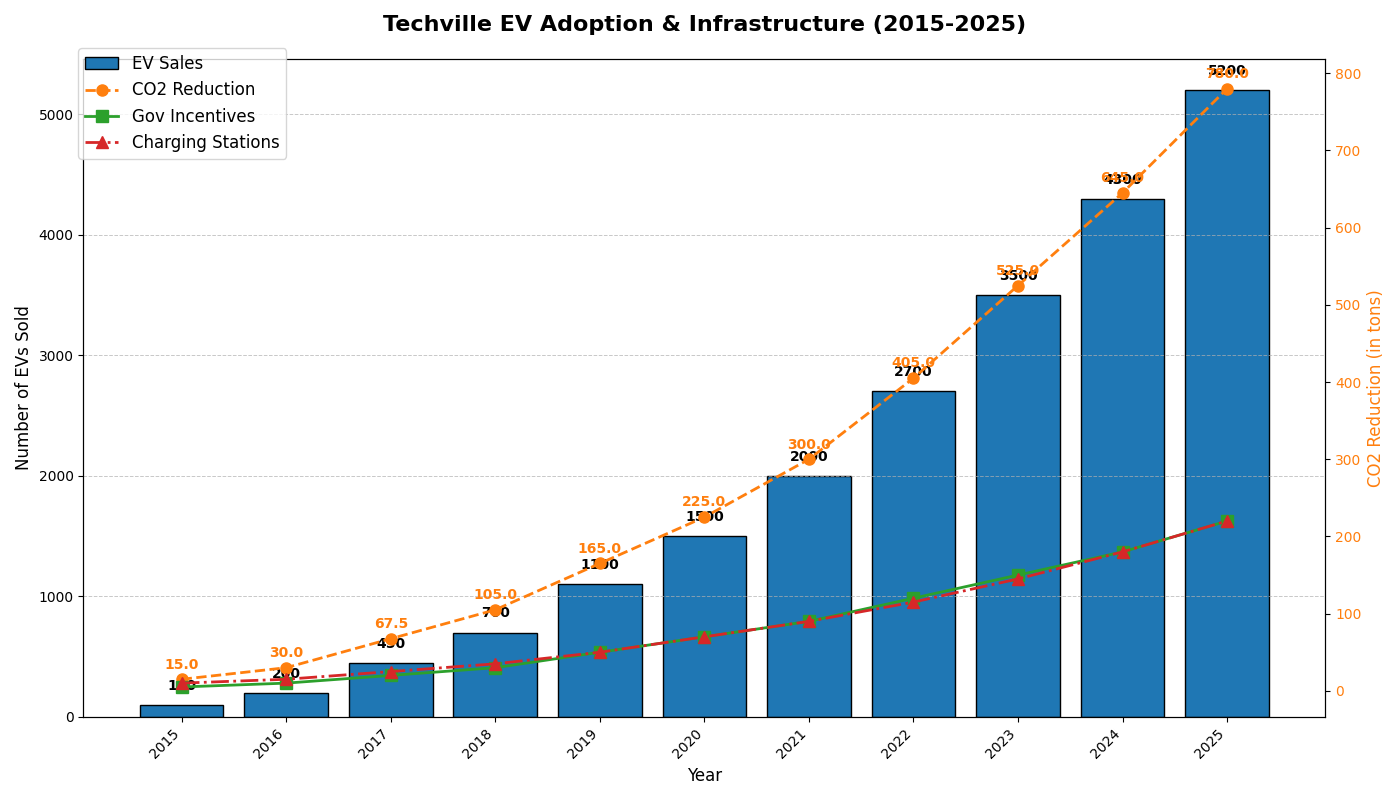

Generate this figure with Python:
import matplotlib.pyplot as plt
import numpy as np

# Original data
years = np.arange(2015, 2026)
ev_sales = [100, 200, 450, 700, 1100, 1500, 2000, 2700, 3500, 4300, 5200]
co2_reduction = np.array(ev_sales) * 0.15

# Additional data
gov_incentives = [5, 10, 20, 30, 50, 70, 90, 120, 150, 180, 220]
charging_stations = [10, 15, 25, 35, 50, 70, 90, 115, 145, 180, 220]

# Create figure and axes
fig, ax1 = plt.subplots(figsize=(14, 8))

# Plot bar chart for EV sales
bars = ax1.bar(years, ev_sales, color='#1F77B4', edgecolor='black')
ax1.set_xlabel('Year', fontsize=12)
ax1.set_ylabel('Number of EVs Sold', fontsize=12)
ax1.set_title('Techville EV Adoption & Infrastructure (2015-2025)', fontsize=16, fontweight='bold', pad=20)
ax1.set_xticks(years)
ax1.set_xticklabels(years, rotation=45, ha='right')
ax1.yaxis.grid(True, linestyle='--', linewidth=0.7, alpha=0.7)

# Annotating each bar with sales numbers
for bar in bars:
    yval = bar.get_height()
    ax1.text(bar.get_x() + bar.get_width() / 2, yval + 100, f'{yval}', ha='center', va='bottom', fontsize=10, fontweight='bold', color='black')

# Secondary y-axis for additional data
ax2 = ax1.twinx()
ax2.plot(years, co2_reduction, color='#FF7F0E', linestyle='--', marker='o', linewidth=2, markersize=8)
ax2.set_ylabel('CO2 Reduction (in tons)', fontsize=12, color='#FF7F0E')
ax2.tick_params(axis='y', labelcolor='#FF7F0E')

# Plotting Government Incentives
ax2.plot(years, gov_incentives, color='#2CA02C', linestyle='-', marker='s', linewidth=2, markersize=8, label='Gov Incentives (in millions)')

# Plotting Charging Stations Installed
ax2.plot(years, charging_stations, color='#D62728', linestyle='-.', marker='^', linewidth=2, markersize=8, label='Charging Stations')

# Annotating CO2 reduction
for i, reduction in enumerate(co2_reduction):
    ax2.text(years[i], reduction + 10, f'{reduction:.1f}', ha='center', va='bottom', fontsize=10, fontweight='bold', color='#FF7F0E')

# Adding legend
fig.legend(['EV Sales', 'CO2 Reduction', 'Gov Incentives', 'Charging Stations'], loc='upper left', bbox_to_anchor=(0.05, 0.95), fontsize=12)

# Tighter layout
plt.tight_layout()

# Display the chart
plt.show()
